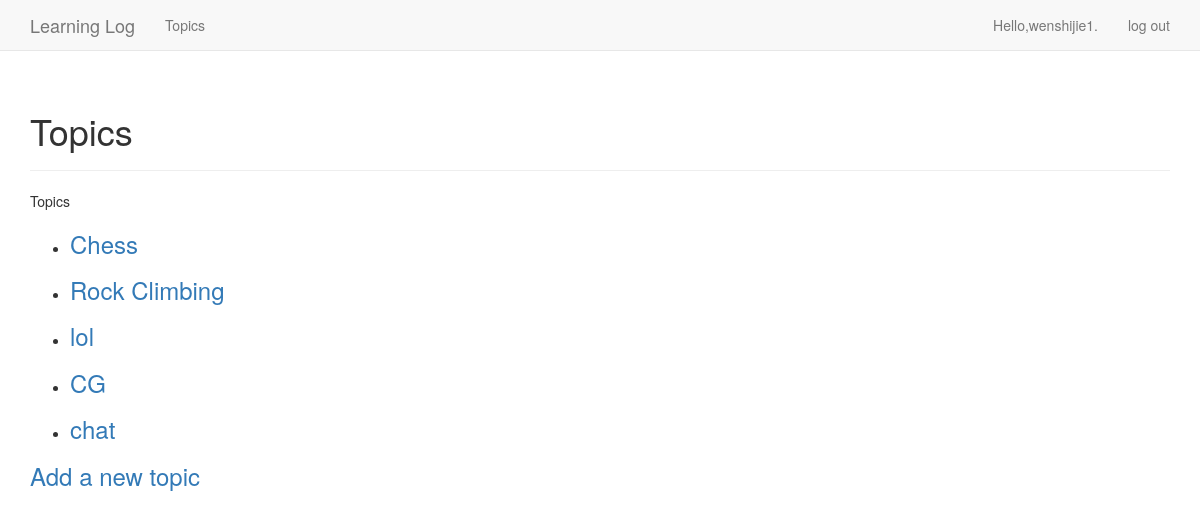
The page /topics/ (signed in) on the database its author committed.
### learning_logs/models.py (models this page shows)
class Topic(models.Model):
    text = models.CharField(max_length=200)
    date_added = models.DateTimeField(auto_now_add=True)
    owner = models.ForeignKey(User,on_delete=models.CASCADE)
    def __str__(self):
        return self.text

### learning_logs/views.py (the view)
# urls.py: path('topics/', views.topics, name='topics'),
@login_required
def topics(request):
    topics = Topic.objects.order_by('date_added')
    context = {'topics': topics}
    return render(request, 'learning_logs/topics.html', context)

### learning_logs/templates/learning_logs/topics.html
{% extends 'learning_logs/base.html' %}
{% block header %}
<h1>Topics</h1>
{% endblock header %}
{% block content %}
    <p>Topics</p>
    <ul>
    {% for topic in topics %}
        <li>
        <h3>
            <a href="{% url 'learning_logs:topic' topic.id %}">{{ topic }}</a>
        </h3>
        </li>
    {% empty %}
    <li>No topics have been added yet.</li>
    {% endfor %}
    </ul>
    <h3>
     <a href="{% url 'learning_logs:new_topic' %}">Add a new topic</a>
    </h3>
{% endblock %}

### learning_logs/templates/learning_logs/base.html (shortened to what this page needs)
{% load bootstrap3 %}
<!DOCTYPE html>
<html lang="en">
<head>
    {% bootstrap_css %}
</head>
<body>
<nav class="navbar navbar-default navbar-static-top">
    <div class="container">
        <div class="navbar-header">
        <a class="navbar-brand" href="{% url 'learning_logs:index' %}">Learning Log</a>
        </div>
        <div id="navbar" class="navbar-collapse collapse">
            <ul class="nav navbar-nav">
                <li><a href="{% url 'learning_logs:topics' %}">Topics</a> </li>
            </ul>
            <ul class="nav navbar-nav navbar-right">
                {% if user.is_authenticated %}
                    <li><a>Hello,{{ user.username }}.</a></li>
                    <li><a href="{% url 'users:logout' %}">log out</a> </li>
                {% else %}
                    <li><a href="{% url 'users:register' %}">register</a> </li>
                    <li><a href="{% url 'users:login' %}">log in</a> </li>
                {% endif %}
            </ul>
        </div>
    </div>
</nav>
<div class="container">
    <div class="page-header">
        {% block header %}
        {% endblock header %}
    </div>
    <div>
        {% block content %}
        {% endblock content %}
    </div>
</div>
</body>
</html>

### rows shown on the page
Topic: text "Chess"
Topic: text "Rock Climbing"
Topic: text "lol"
Topic: text "CG"
Topic: text "chat"

### other values the page prints
{{ user.username }} "wenshijie1"
